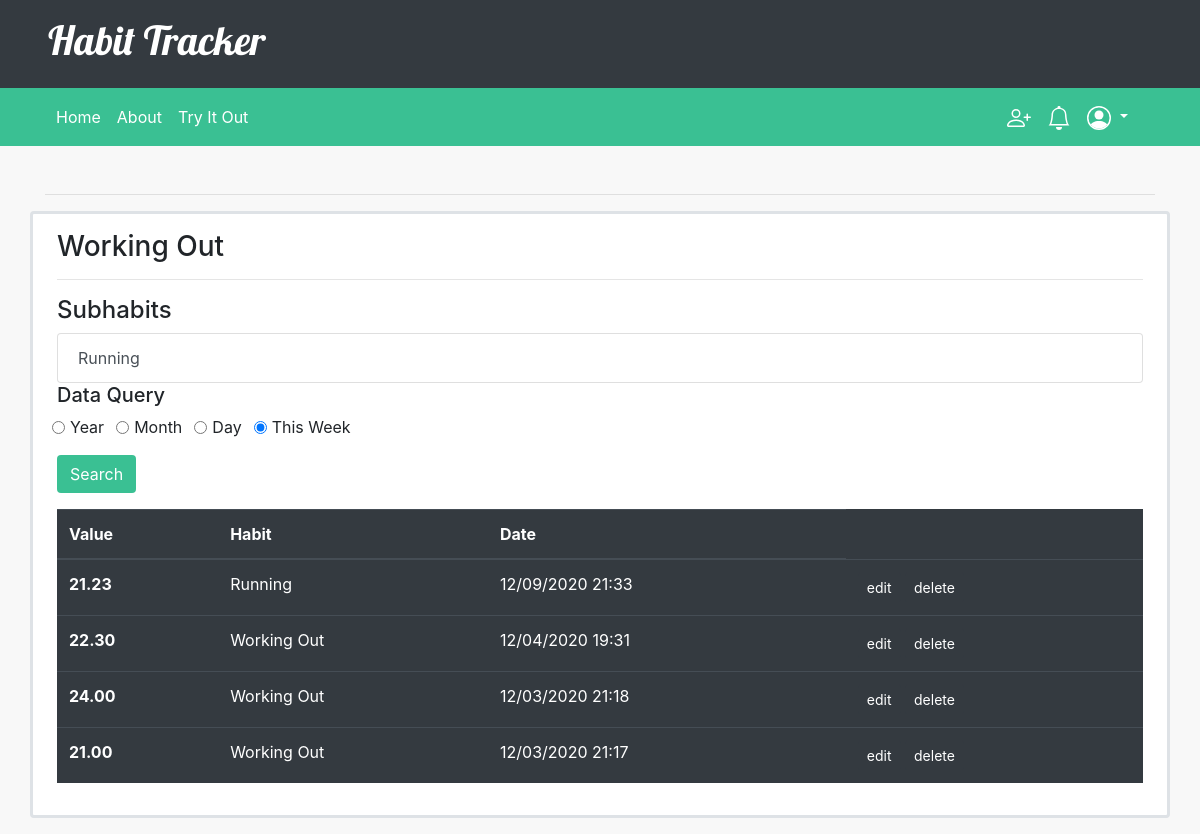
The app's page /habit/12 (signed in) with its own data.
### habits/models.py (models this page shows, shortened)
class Habit(models.Model):
    name = models.CharField(max_length=60)
    owner = models.ForeignKey(User, on_delete=models.CASCADE, related_name="habits")
    viewers = models.ManyToManyField(User, related_name="viewing", default=None, blank=True)
    dataType = models.SmallIntegerField(default=0)
    def getDataSetType(self):
        types = {
            0: QuantitativeDataSet,
            1: QualitativeDataSet
        }
        return types[self.dataType]
    def getDataSet(self):
        return self.getDataSetType().objects.get(associatedHabit=self)

class SubHabit(Habit):
    mainHabit = models.ForeignKey(MainHabit, on_delete=models.CASCADE, related_name="subhabits")

class DataEntry(models.Model):
    date = models.DateTimeField(auto_now_add=True)

class QuantitativeData(DataEntry):
    parentSet = models.ForeignKey(QuantitativeDataSet, on_delete=models.CASCADE, related_name="dataEntries", default=None)
    content = models.DecimalField(max_digits=20, decimal_places=2)

class DataSet(models.Model):
    associatedHabit = models.OneToOneField(Habit, on_delete=models.CASCADE, related_name="dataSet")
    type = models.IntegerField(default=0)
    monthDays = {
        1: 31,
        3: 31,
        4: 30,
        5: 31,
        6: 30,
        7: 31,
        8: 31,
        9: 30,
        10: 31,
        11: 30,
        12: 31
    }

class DataEntry(models.Model):
    date = models.DateTimeField(auto_now_add=True)

### habits/views.py (the view)
# urls.py: path("habit/<int:habit_id>", views.viewHabit, name="viewHabit"),
@login_required
def viewHabit(request, habit_id):
    habit = MainHabit.objects.get(id=habit_id)
    allData = habit.getData().order_by('-date')
    return render(request, "habits/viewHabit.html", {
        "habit": habit,
        "allData": allData
    })

### habits/models.py (called while the page is built)
    def getData(self):
        data = self.getDataSet().dataEntries.all()
        subhabits = list(self.subhabits.all())
        for subhabit in subhabits:
            data = data | subhabit.getDataSet().dataEntries.all()
        return data

### habits/templates/habits/viewHabit.html (shortened to what this page needs)
{% extends "habits/layout.html" %}
{% block body %}
    <div class="row justify-content-center">
        <div class="border px-4 py-3 mb-3 rounded bform col-12">
            <h3>{{ habit.name }}</h3>
            <hr>
            {% with subhabits=habit.subhabits.all %}
                <h4>Subhabits</h4>
                {% if subhabits %}
                    <div class="list-group">
                        {% for subhabit in subhabits %}
                            <a href="{% url 'viewSubHabit' subhabit.id %}" class="list-group-item list-group-item-action">{{ subhabit.name }}</a>
                        {% endfor %}
                    </div>
                {% else %}
                    <p>No Subhabits!</p>
                {% endif %}
            {% endwith %}
            <h5>Data Query</h5>
            <div class="form-row">
                <div class="form-check form-check-inline">
                    <input class="form-check-input" type="radio" name="dataQuery" id="yearLabel" value="year">
                    <label class="form-check-label" for="yearLabel">Year</label>
                </div>
                <div class="form-check form-check-inline">
                    <input class="form-check-input" type="radio" name="dataQuery" id="monthLabel" value="month">
                    <label class="form-check-label" for="monthLabel">Month</label>
                </div>
                <div class="form-check form-check-inline">
                    <input class="form-check-input" type="radio" name="dataQuery" id="dayLabel" value="day">
                    <label class="form-check-label" for="dayLabel">Day</label>
                </div>
                <div class="form-check form-check-inline">
                    <input class="form-check-input" type="radio" checked name="dataQuery" id="thisWeekLabel" value="thisWeek">
                    <label class="form-check-label" for="thisWeekLabel">This Week</label>
                </div>
            </div>
            <button class="btn btn-login my-3">Search</button>
            {% with datapoints=allData.all %}
                {% if datapoints %}
                    <table class="table table-hover table-dark">
                        <thead>
                            <tr>
                                <th scope="col">Value</th>
                                <th scope="col">Habit</th>
                                <th scope="col">Date</th>
                            </tr>
                        </thead>
                        {% for point in datapoints %}
                            <tr>
                                <th scope="row">{{ point.content }}</th>
                                <td>{{ point.parentSet.associatedHabit.name }}</td>
                                <td>{{ point.date|date:"SHORT_DATE_FORMAT" }} {{ point.date|time:"H:i" }}</td>
                                <td>
                                    <a href="{% url 'editEntry' point.parentSet.associatedHabit_id point.id %}">
                                        <button class="btn btn-dark btn-sm">edit</button>
                                    </a>
                                    <a href="{% url 'deleteEntry' point.parentSet.associatedHabit_id point.id %}">
                                        <button class="btn btn-dark btn-sm">delete</button>
                                    </a>
                                </td>
                            </tr>
                        {% endfor %}
                    </table>
                {% else %}
                    <h4>No data yet!</h4>
                    <p>Try to make some</p>
                {% endif%}
            {% endwith %}
        </div>
    </div>
{% endblock %}

### habits/static/habits/style.css (style rules this page uses)
.bform { background-color: white; border-width: 3px !important; }
.btn-login { background-color: #3ac093; color: white; }
body { background-color: #f8f8f8; }

### records on screen
Habit: name "Working Out"
SubHabit: name "Running"
QuantitativeData: content "21.23", parentSet.associatedHabit.name "Running", date "12/09/2020", date "21:33"
QuantitativeData: content "22.30", parentSet.associatedHabit.name "Working Out", date "12/04/2020", date "19:31"
QuantitativeData: content "24.00", parentSet.associatedHabit.name "Working Out", date "12/03/2020", date "21:18"
QuantitativeData: content "21.00", parentSet.associatedHabit.name "Working Out", date "12/03/2020", date "21:17"
